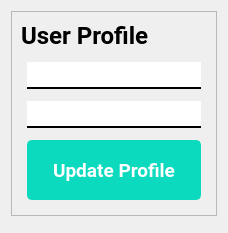
      <widget class="QWidget" name="userProfilePage">
       <layout class="QGridLayout" name="gridLayout_32">
        <item row="1" column="0">
         <widget class="QFrame" name="frame_44">
          <property name="maximumSize">
           <size>
            <width>16777215</width>
            <height>50</height>
           </size>
          </property>
          <property name="frameShape">
           <enum>QFrame::StyledPanel</enum>
          </property>
          <property name="frameShadow">
           <enum>QFrame::Raised</enum>
          </property>
         </widget>
        </item>
        <item row="0" column="0">
         <widget class="QFrame" name="frame_39">
          <property name="frameShape">
           <enum>QFrame::StyledPanel</enum>
          </property>
          <property name="frameShadow">
           <enum>QFrame::Raised</enum>
          </property>
          <layout class="QGridLayout" name="gridLayout_33">
           <item row="1" column="0" colspan="2">
            <widget class="QFrame" name="frame_45">
             <property name="frameShape">
              <enum>QFrame::StyledPanel</enum>
             </property>
             <property name="frameShadow">
              <enum>QFrame::Raised</enum>
             </property>
            </widget>
           </item>
           <item row="7" column="1">
            <widget class="QFrame" name="frame_42">
             <property name="frameShape">
              <enum>QFrame::StyledPanel</enum>
             </property>
             <property name="frameShadow">
              <enum>QFrame::Raised</enum>
             </property>
            </widget>
           </item>
           <item row="3" column="1">
            <widget class="QFrame" name="frame_46">
             <property name="maximumSize">
              <size>
               <width>50</width>
               <height>50</height>
              </size>
             </property>
             <property name="frameShape">
              <enum>QFrame::StyledPanel</enum>
             </property>
             <property name="frameShadow">
              <enum>QFrame::Raised</enum>
             </property>
            </widget>
           </item>
           <item row="4" column="2">
            <widget class="QFrame" name="frame_43">
             <property name="frameShape">
              <enum>QFrame::StyledPanel</enum>
             </property>
             <property name="frameShadow">
              <enum>QFrame::Raised</enum>
             </property>
            </widget>
           </item>
           <item row="0" column="2">
            <widget class="QFrame" name="frame_41">
             <property name="frameShape">
              <enum>QFrame::StyledPanel</enum>
             </property>
             <property name="frameShadow">
              <enum>QFrame::Raised</enum>
             </property>
            </widget>
           </item>
           <item row="2" column="0" rowspan="5">
            <widget class="QFrame" name="frame_40">
             <property name="frameShape">
              <enum>QFrame::StyledPanel</enum>
             </property>
             <property name="frameShadow">
              <enum>QFrame::Raised</enum>
             </property>
            </widget>
           </item>
           <item row="2" column="1">
            <widget class="QLineEdit" name="userProfileName">
             <property name="maximumSize">
              <size>
               <width>500</width>
               <height>16777215</height>
              </size>
             </property>
             <property name="font">
              <font>
               <family>Roboto</family>
               <pointsize>14</pointsize>
               <weight>75</weight>
               <bold>true</bold>
              </font>
             </property>
             <property name="styleSheet">
              <string notr="true">border:none;
border-bottom:2px solid black;</string>
             </property>
             <property name="text">
              <string/>
             </property>
            </widget>
           </item>
           <item row="0" column="0" colspan="2">
            <widget class="QLabel" name="label_35">
             <property name="maximumSize">
              <size>
               <width>16777215</width>
               <height>60</height>
              </size>
             </property>
             <property name="font">
              <font>
               <family>Roboto</family>
               <pointsize>18</pointsize>
               <weight>75</weight>
               <bold>true</bold>
              </font>
             </property>
             <property name="text">
              <string>User Profile</string>
             </property>
            </widget>
           </item>
           <item row="4" column="1">
            <widget class="QLineEdit" name="userProfilePassword">
             <property name="maximumSize">
              <size>
               <width>500</width>
               <height>16777215</height>
              </size>
             </property>
             <property name="font">
              <font>
               <family>Roboto</family>
               <pointsize>14</pointsize>
               <weight>75</weight>
               <bold>true</bold>
              </font>
             </property>
             <property name="styleSheet">
              <string notr="true">border:none;
border-bottom:2px solid black;</string>
             </property>
             <property name="text">
              <string/>
             </property>
            </widget>
           </item>
           <item row="6" column="1">
            <widget class="QPushButton" name="updateProfileBtn">
             <property name="minimumSize">
              <size>
               <width>0</width>
               <height>60</height>
              </size>
             </property>
             <property name="maximumSize">
              <size>
               <width>500</width>
               <height>16777215</height>
              </size>
             </property>
             <property name="font">
              <font>
               <family>Roboto</family>
               <pointsize>14</pointsize>
               <weight>75</weight>
               <bold>true</bold>
              </font>
             </property>
             <property name="styleSheet">
              <string notr="true">/* Normal state styling */
QPushButton#updateProfileBtn {
    color: white;
    background: #0BDABF;
    border: 2px solid #0BDABF;
    border-radius: 5px;
    padding: 5px 10px;
}

/* Hover state styling */
QPushButton#updateProfileBtn:hover {
    background: #08A79D; /* Change the color for hover effect */
}

/* Advanced styling */
QPushButton#updateProfileBtn:pressed {
    background: #067267; /* Change the color for pressed effect */
    border: 2px solid #067267;
}

/* Add any other advanced styling here */

</string>
             </property>
             <property name="text">
              <string>Update Profile</string>
             </property>
            </widget>
           </item>
           <item row="5" column="1">
            <widget class="QFrame" name="frame_47">
             <property name="maximumSize">
              <size>
               <width>16777215</width>
               <height>50</height>
              </size>
             </property>
             <property name="frameShape">
              <enum>QFrame::StyledPanel</enum>
             </property>
             <property name="frameShadow">
              <enum>QFrame::Raised</enum>
             </property>
            </widget>
           </item>
          </layout>
         </widget>
        </item>
       </layout>
      </widget>
